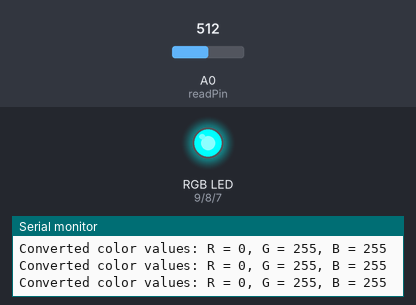
A sketch run on a simulated Arduino Uno, built with avr-gcc and run on an emulated ATmega328P. Shown: an RGB LED mixed from three pins (HIGH = lit), the last lines printed to the serial monitor. The inputs (shaded band) are chosen by the test bench; at power-on: A0 (readPin) = 512.

Above: at 1.2 s.
1.3 s: A0 (readPin) set to 431
4.3 s: A0 (readPin) set to 417
At 5.5 s:
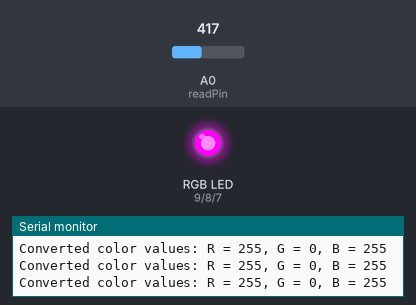
5.8 s: A0 (readPin) set to 331
8.8 s: A0 (readPin) set to 305
At 9.7 s:
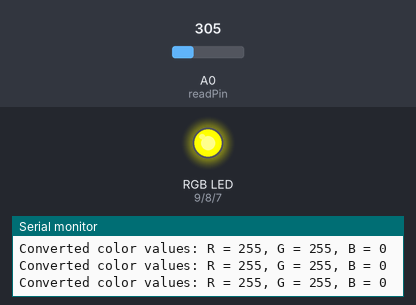
10.3 s: A0 (readPin) set to 240
11.8 s: A0 (readPin) set to 206
At 12.2 s:
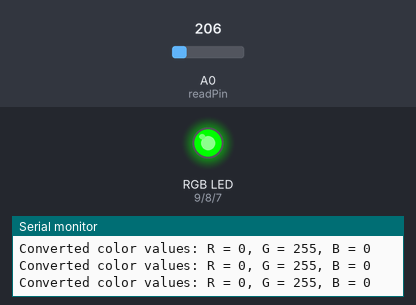
Timing chart, 0 to 14.3 s (numbered marks = the images above; inputs shaded):
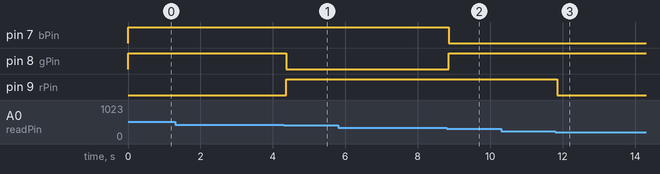

The sketch:

sketch_apr26b.ino
```cpp
const int rPin = 9;
const int gPin = 8;
const int bPin = 7;

const int readPin = 0;

int lightLevel;
int rgb[3];

String Format(String input, int count, int outputParams[])
{
  String result = String(input), temp = String("{X}");

  for (int i = 0; i < count; i++)
  {
    temp.replace("X", String(i));
    result.replace(temp, String(outputParams[i]));
    temp.replace(String(i), "X");
  }
  return result;
}

void setup() {
	pinMode(rPin, OUTPUT);
        pinMode(gPin, OUTPUT);
        pinMode(bPin, OUTPUT);
        Serial.begin(9600);
}

void loop() {
	lightLevel = analogRead(readPin);

//	lightLevel = map(lightLevel, 0, 1023, 0, 255);
//	lightLevel = constrain(lightLevel, 0, 255);
  LightIt(1024 - lightLevel);
}

void LightIt(int lightLevel)
{
  if (lightLevel < 600)
  {
    rgb[0] = 0;
    rgb[1] = 255;
    rgb[2] = 255;
  }
  else if (lightLevel <= 700)
  {
    rgb[0] = 255;
    rgb[1] = 0;
    rgb[2] = 255;
  }
  else if (lightLevel <= 800)
  {
    rgb[0] = 255;
    rgb[1] = 255;
    rgb[2] = 0;
  }
  else
  {
    rgb[0] = 0;
    rgb[1] = 255;
    rgb[2] = 0;
  }

  Serial.println(Format("Converted color values: R = {0}, G = {1}, B = {2}", 3, rgb));
  analogWrite(rPin, rgb[0]);
  analogWrite(gPin, rgb[1]);
  analogWrite(bPin, rgb[2]);
}
```

Measured:
- the behaviour switches between 425 and 424 on A0 (readPin) (found by bisection; images 0 and 1)
- the behaviour switches between 324 and 323 on A0 (readPin) (found by bisection; images 1 and 2)
- the behaviour switches between 224 and 223 on A0 (readPin) (found by bisection; images 2 and 3)
- after the input at 4.3 s, pin 8 (gPin): HIGH → LOW after 0.07 s; pin 9 (rPin): LOW → HIGH after 0.07 s
- after the input at 8.8 s, pin 7 (bPin): HIGH → LOW after 0.05 s; pin 8 (gPin): LOW → HIGH after 0.05 s
- after the input at 11.8 s, pin 9 (rPin): HIGH → LOW after 0.06 s
